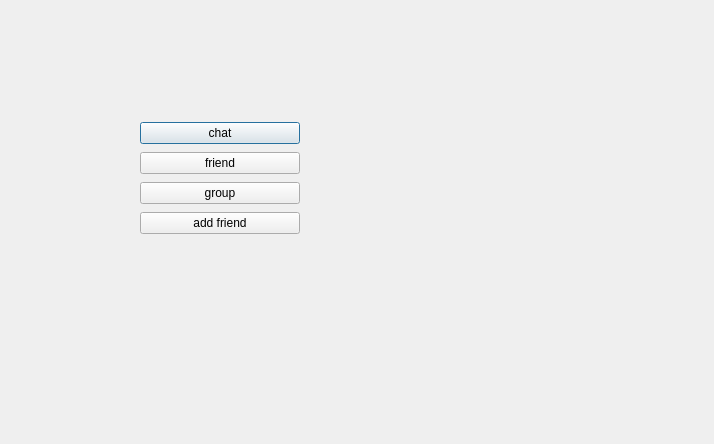
<?xml version="1.0" encoding="UTF-8"?>
<ui version="4.0">
 <class>Dialog</class>
 <widget class="QDialog" name="Dialog">
  <property name="geometry">
   <rect>
    <x>0</x>
    <y>0</y>
    <width>714</width>
    <height>444</height>
   </rect>
  </property>
  <property name="windowTitle">
   <string>Dialog</string>
  </property>
  <widget class="QWidget" name="verticalLayoutWidget">
   <property name="geometry">
    <rect>
     <x>140</x>
     <y>120</y>
     <width>160</width>
     <height>120</height>
    </rect>
   </property>
   <layout class="QVBoxLayout" name="verticalLayout">
    <item>
     <widget class="QPushButton" name="chatBtn">
      <property name="text">
       <string>chat</string>
      </property>
     </widget>
    </item>
    <item>
     <widget class="QPushButton" name="friendBtn">
      <property name="text">
       <string>friend</string>
      </property>
     </widget>
    </item>
    <item>
     <widget class="QPushButton" name="groupBtn">
      <property name="text">
       <string>group</string>
      </property>
     </widget>
    </item>
    <item>
     <widget class="QPushButton" name="add_friendBtn">
      <property name="text">
       <string>add friend</string>
      </property>
     </widget>
    </item>
   </layout>
  </widget>
 </widget>
 <resources/>
 <connections/>
</ui>
